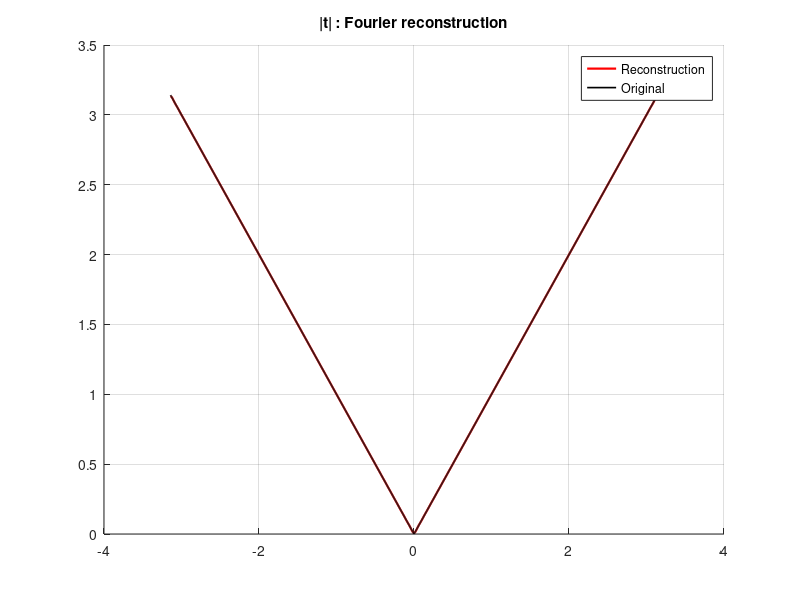
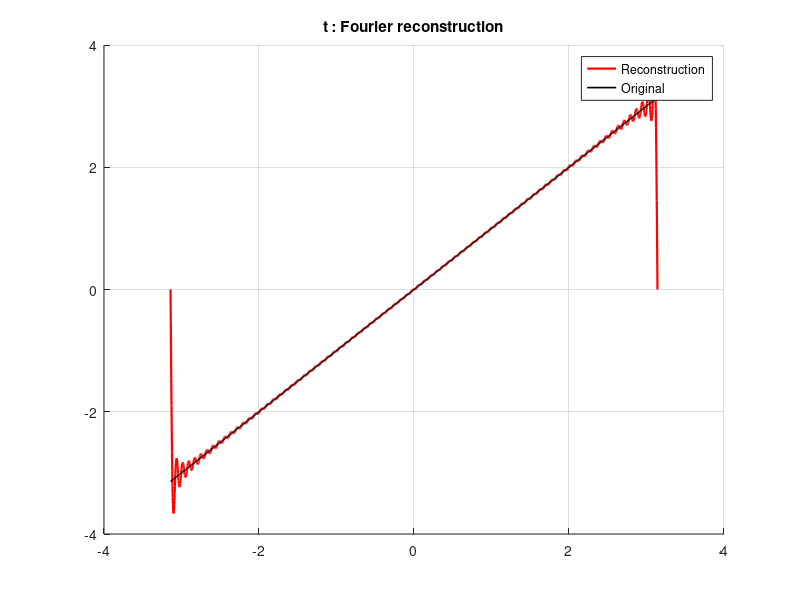

Reproduce these figures in MATLAB, in order.
t = linspace(-pi, pi, 2000);
f_abs = abs(t);           % original even function
a0 = pi;
S_abs = a0/2 * ones(size(t));
N = 80;                   % number of harmonics

figure; hold on;
for n = 1:N
    if mod(n,2)==0
        an = 0;
    else
        an = -4/(pi * n^2);    % n odd
    end
    S_abs = S_abs + an*cos(n*t);
    % optional: plot each cosine term:
    % plot(t, an*cos(n*t), 'Color', [0.5 0.5 0.5 0.2]);
end
plot(t, S_abs, 'r', 'LineWidth', 1.6);
plot(t, f_abs, 'k', 'LineWidth', 1.2);
title('|t| : Fourier reconstruction'); grid on; legend('Reconstruction','Original');

% Reconstruction of g(t)=t
S_t = zeros(size(t));
for n = 1:N
    bn = 2 * (-1)^(n+1) / n;
    S_t = S_t + bn * sin(n*t);
    % optional: plot each sine term:
    % plot(t, bn*sin(n*t), 'Color', [0.5 0.5 0.5 0.2]);
end
figure; hold on;
plot(t, S_t, 'r', 'LineWidth', 1.6);
plot(t, t, 'k', 'LineWidth', 1.2);
title('t : Fourier reconstruction'); grid on; legend('Reconstruction','Original');